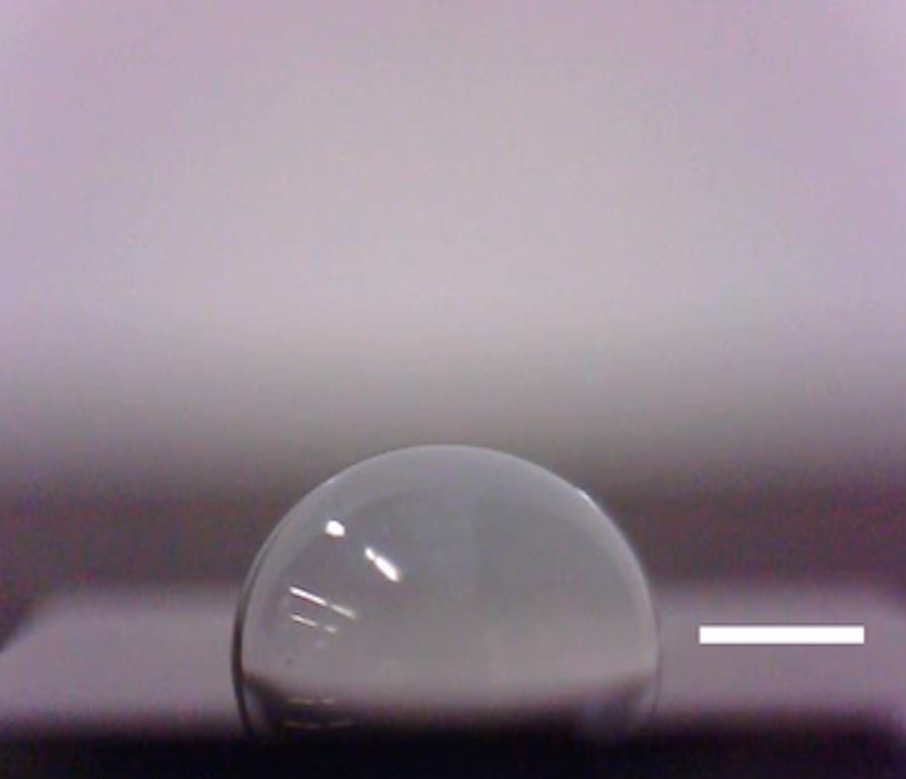
#> input picture img2.png, 906 x 779 px, shrunk from 1206 x 1036 before the run
$ python img1read.py
#> lines starting #> are read from the running program, lines starting #| are printed output that depends on the picture; after the words box and inside, x2 and y2 are one past the last pixel; in counts of white or black regions, pixels touching at a corner belong together
import cv2
import numpy as np
import matplotlib.pyplot as plt

# --- 1. Load the Image ---
# Load the image from the specified path
image_path = 'img2.png'
image = cv2.imread(image_path)
#> image is the input picture: shape (779, 906, 3); mean B, G, R 143.8, 132.1, 145.6
# Create a copy to draw the final contour on
output_image = image.copy()

# --- 2. Preprocessing (Applying Filters) ---
# Convert the image to grayscale for easier processing
gray = cv2.cvtColor(image, cv2.COLOR_BGR2GRAY)

# Apply a Gaussian Blur to reduce noise and improve edge detection
# The (7, 7) kernel size can be adjusted. Larger means more blur.
blurred = cv2.GaussianBlur(gray, (7, 7), 0)

# --- 3. Edge Detection ---
# Use the Canny edge detector to find outlines
# The two threshold values (50, 150) can be tuned.
# Edges with intensity gradient > 150 are sure to be edges (high threshold).
# Edges with intensity gradient < 50 are sure to be non-edges (low threshold).
# Edges between the two are accepted only if they are connected to a "sure" edge.
canny_edges = cv2.Canny(blurred, 50, 150)
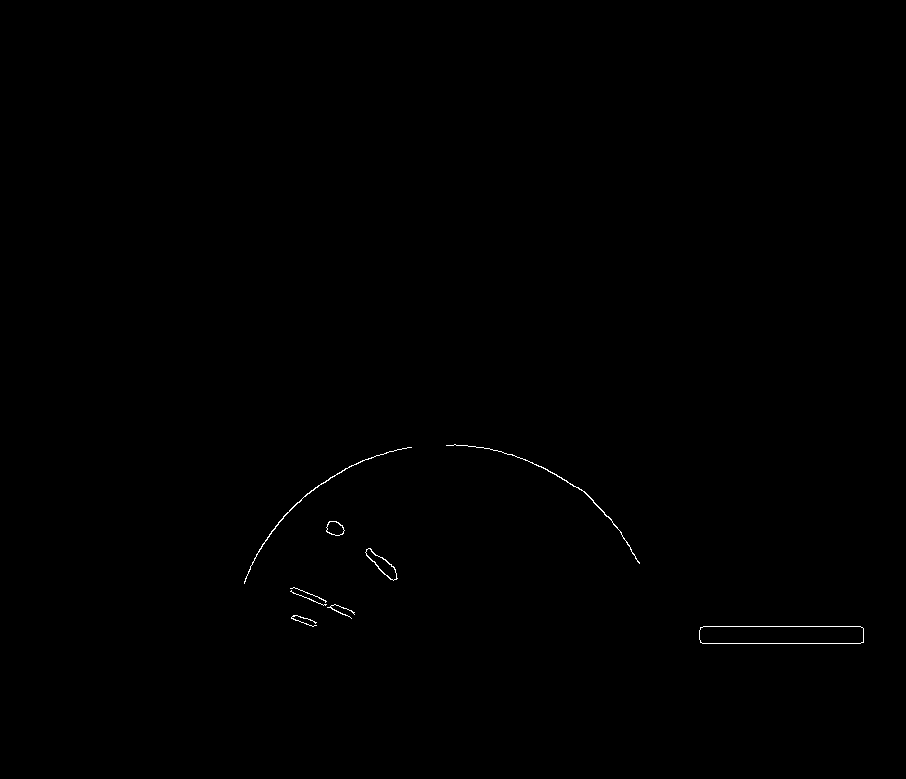
#> canny_edges: shape (779, 906); 0.18% white in thin lines or dots, all inside (x1, y1, x2, y2) = (244, 444, 864, 644)

# --- 4. Find and Filter Contours ---
# Find contours in the edge-detected image
# cv2.RETR_EXTERNAL retrieves only the extreme outer contours.
# cv2.CHAIN_APPROX_SIMPLE compresses horizontal, vertical, and diagonal segments.
contours, hierarchy = cv2.findContours(canny_edges, cv2.RETR_EXTERNAL, cv2.CHAIN_APPROX_SIMPLE)
#> contours = 9 contours, 4 with area under 20; largest, box (x1, y1, x2, y2) and area: (699, 626, 864, 644) 2772, (365, 548, 398, 581) 362, (326, 521, 345, 536) 190, (244, 447, 412, 584) 82, (446, 444, 640, 564) 68

# Check if any contours were found
if contours:
    # Find the largest contour by area, assuming it's the droplet
    main_contour = max(contours, key=cv2.contourArea)
#> main_contour = contour of 17 points, box (x1, y1, x2, y2) (699, 626, 864, 644), area 2772

    # --- 5. Draw the Contour ---
    # Draw the largest contour on the original image copy
    # A green line with a thickness of 2 pixels is used here
    cv2.drawContours(output_image, [main_contour], -1, (0, 255, 0), 2)
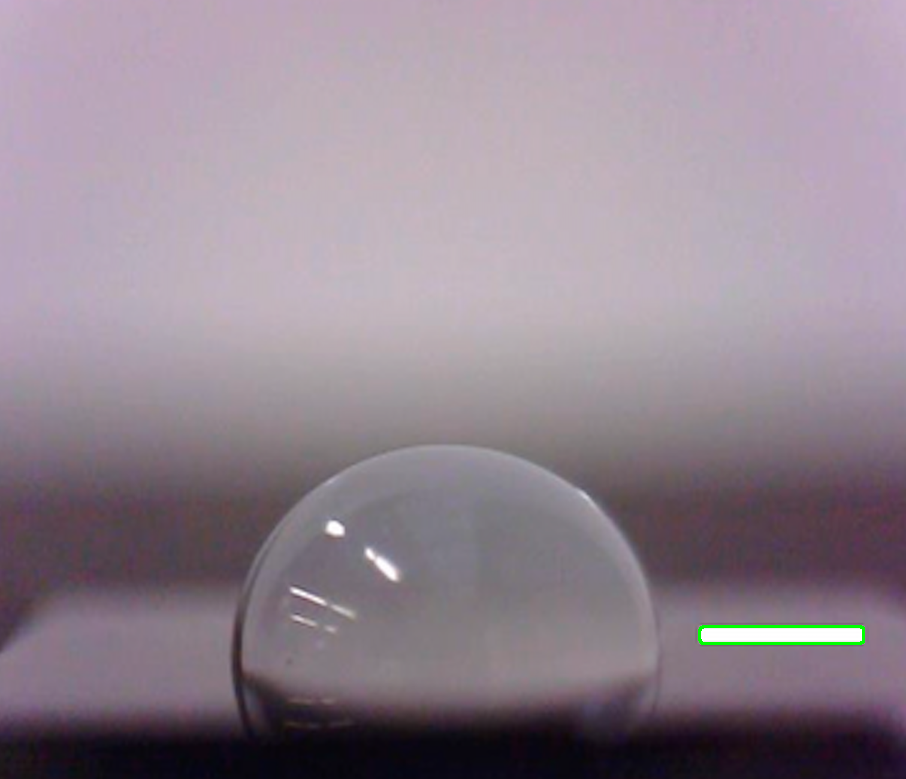
#> output_image: shape (779, 906, 3); 0.15% of pixels changed, all inside (x1, y1, x2, y2) = (698, 625, 865, 645)

# --- 6. Display the Results ---
# Use matplotlib to show the steps and the final result
plt.figure(figsize=(15, 5))

plt.subplot(1, 3, 1)
plt.title('Original Image')
plt.imshow(cv2.cvtColor(image, cv2.COLOR_BGR2RGB))
plt.axis('off')

plt.subplot(1, 3, 2)
plt.title('Canny Edges')
plt.imshow(canny_edges, cmap='gray')
plt.axis('off')

plt.subplot(1, 3, 3)
plt.title('Detected Contour')
plt.imshow(cv2.cvtColor(output_image, cv2.COLOR_BGR2RGB))
plt.axis('off')

plt.tight_layout()
plt.show()
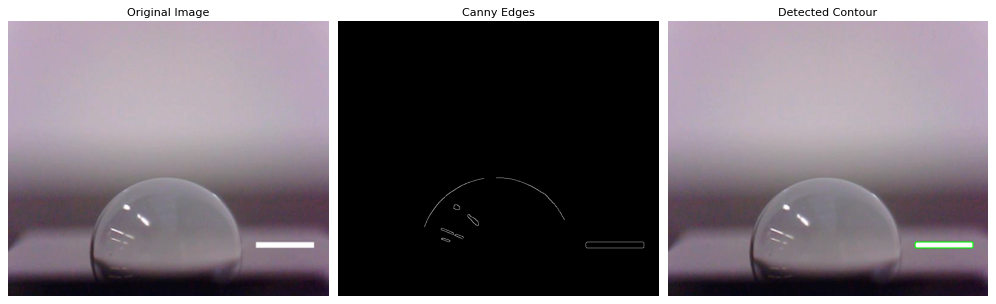
#> figure drawn by matplotlib, 3 panels

$ run again, with img1.png copied over img2.png
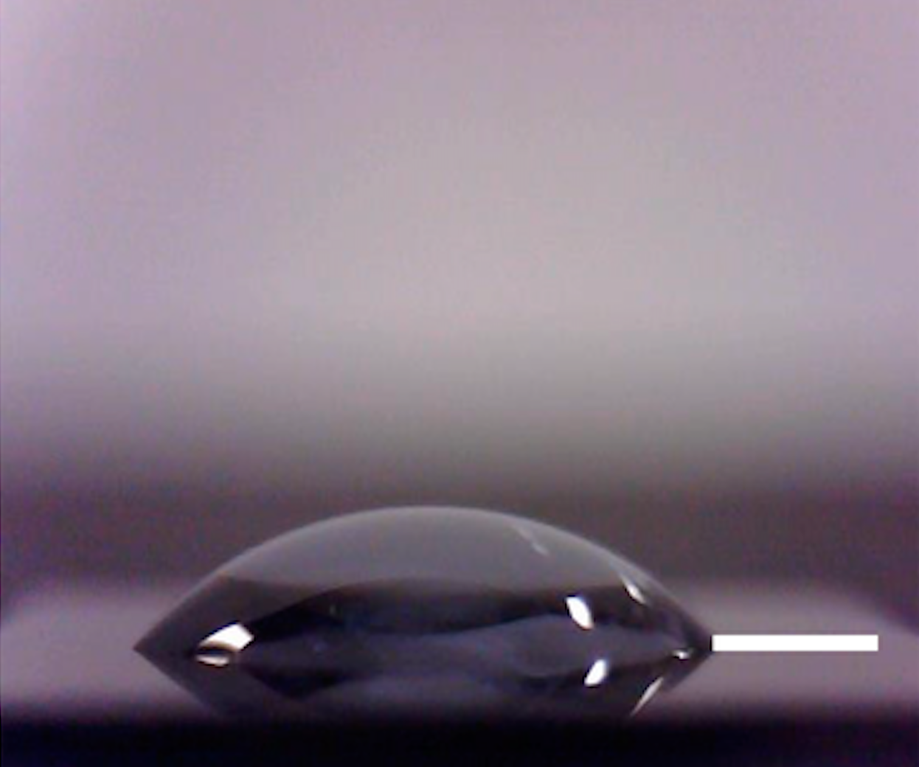
#> input picture img1.png, 919 x 767 px, shrunk from 1246 x 1040 before the run
#> image is the input picture: shape (767, 919, 3); mean B, G, R 131.5, 118.1, 131.4
#> `canny_edges = cv2.Canny(blurred, 50, 150)`:
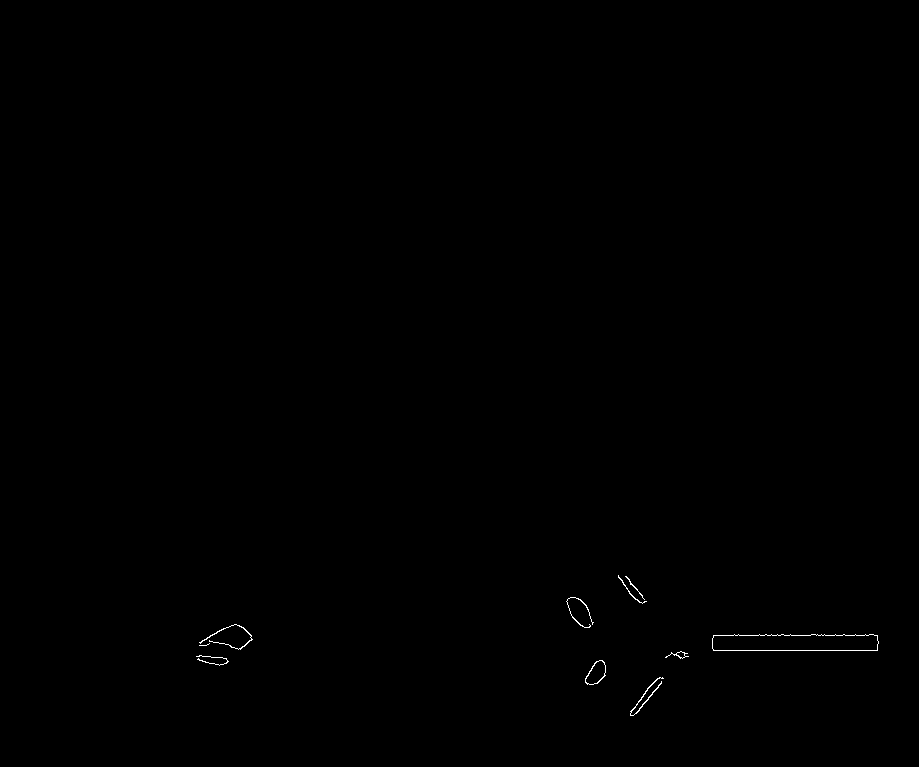
#> canny_edges: shape (767, 919); 0.15% white in thin lines or dots, all inside (x1, y1, x2, y2) = (196, 575, 879, 716)
#> contours = 10 contours, 4 with area under 20; largest, box (x1, y1, x2, y2) and area: (712, 634, 879, 651) 2503, (585, 660, 606, 685) 321, (630, 677, 664, 716) 54, (665, 651, 689, 659) 45, (199, 624, 253, 650) 38, (566, 597, 594, 628) 21
#> main_contour = contour of 67 points, box (x1, y1, x2, y2) (712, 634, 879, 651), area 2503
#> output_image: shape (767, 919, 3); 0.16% of pixels changed, all inside (x1, y1, x2, y2) = (711, 633, 880, 652)
#> `plt.show()`:
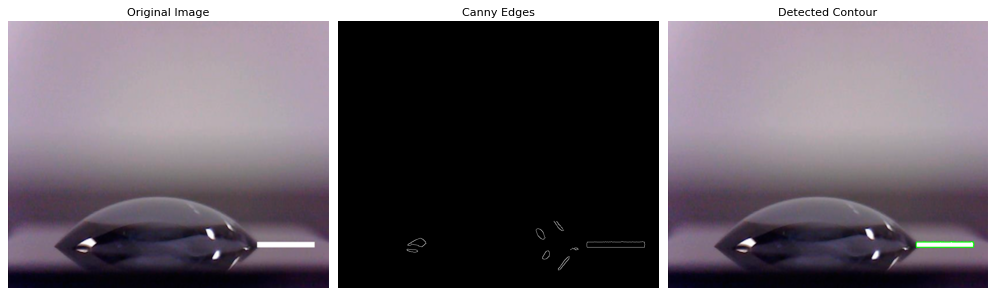
#> figure drawn by matplotlib, 3 panels

$ run again, with img3.png copied over img2.png
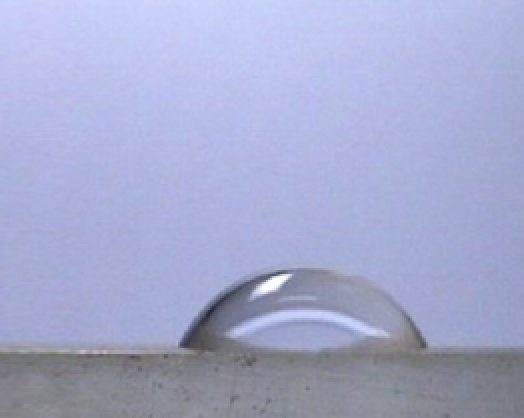
#> input picture img3.png, 524 x 418 px
#> image is the input picture: shape (418, 524, 3); mean B, G, R 206.1, 171, 165.8
#> `canny_edges = cv2.Canny(blurred, 50, 150)`:
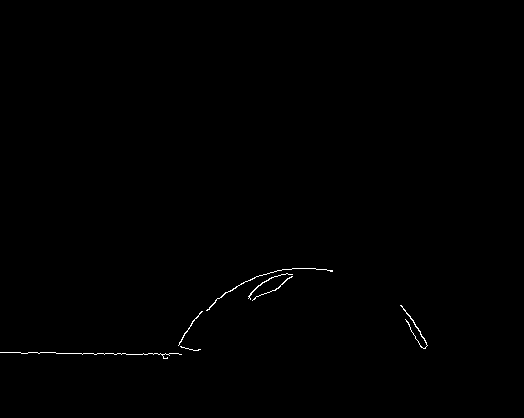
#> canny_edges: shape (418, 524); 0.3% white in thin lines or dots, all inside (x1, y1, x2, y2) = (0, 268, 428, 359)
#> contours = 7 contours, 5 with area under 20; largest, box (x1, y1, x2, y2) and area: (400, 305, 428, 349) 28, (206, 268, 333, 311) 26
#> main_contour = contour of 96 points, box (x1, y1, x2, y2) (400, 305, 428, 349), area 28
#> output_image: shape (418, 524, 3); 0.16% of pixels changed, all inside (x1, y1, x2, y2) = (399, 304, 429, 350)
#> `plt.show()`:
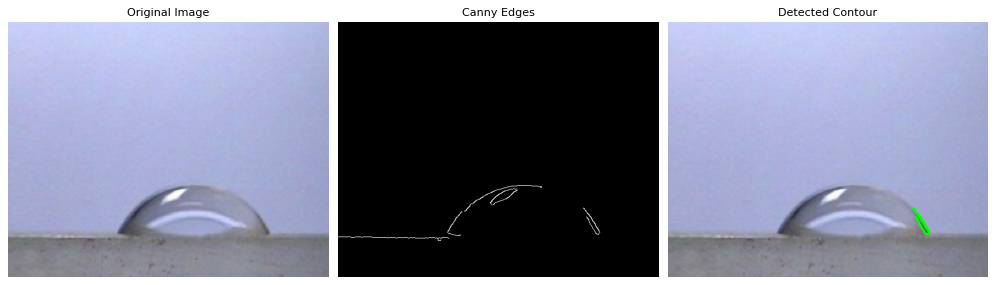
#> figure drawn by matplotlib, 3 panels

$ run again, with img4.png copied over img2.png
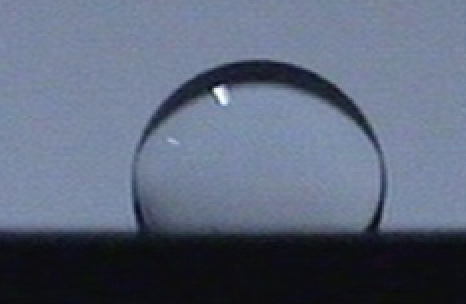
#> input picture img4.png, 466 x 304 px
#> image is the input picture: shape (304, 466, 3); mean B, G, R 121.8, 102, 91.9
#> `canny_edges = cv2.Canny(blurred, 50, 150)`:
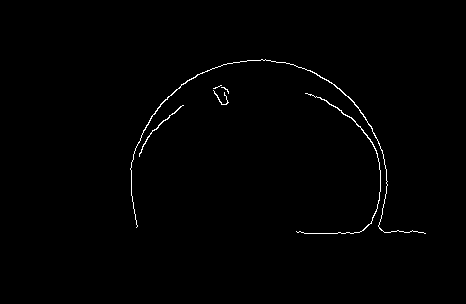
#> canny_edges: shape (304, 466); 0.73% white in thin lines or dots, all inside (x1, y1, x2, y2) = (130, 59, 426, 234)
#> contours = 6 contours, 3 with area under 20; largest, box (x1, y1, x2, y2) and area: (130, 59, 426, 234) 97, (296, 93, 381, 234) 55, (139, 105, 184, 157) 32
#> main_contour = contour of 498 points, box (x1, y1, x2, y2) (130, 59, 426, 234), area 97
#> output_image: shape (304, 466, 3); 1.37% of pixels changed, all inside (x1, y1, x2, y2) = (129, 58, 427, 235)
#> `plt.show()`:
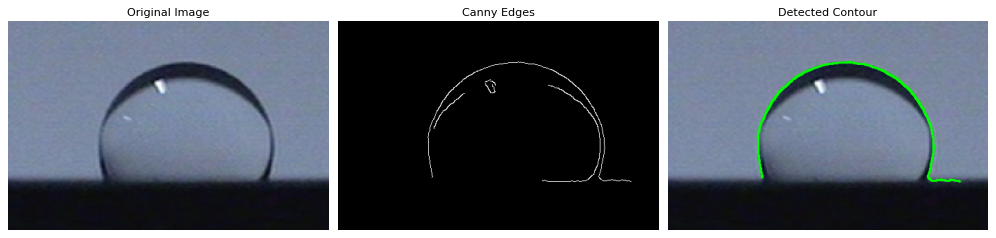
#> figure drawn by matplotlib, 3 panels
